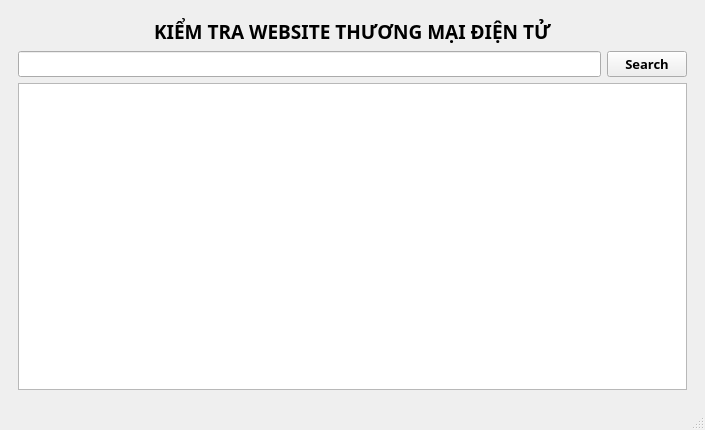
<?xml version="1.0" encoding="UTF-8"?>
<ui version="4.0">
 <class>MainWindow</class>
 <widget class="QMainWindow" name="MainWindow">
  <property name="geometry">
   <rect>
    <x>0</x>
    <y>0</y>
    <width>705</width>
    <height>430</height>
   </rect>
  </property>
  <property name="windowTitle">
   <string>MainWindow</string>
  </property>
  <widget class="QWidget" name="gridlayout">
   <layout class="QGridLayout" name="gridLayout">
    <item row="3" column="0">
     <widget class="QWidget" name="gridWidget" native="true">
      <layout class="QGridLayout" name="gridLayout_2">
       <item row="1" column="0">
        <widget class="QLineEdit" name="txtSearch">
         <property name="font">
          <font>
           <family>Segoe UI Semibold</family>
           <pointsize>10</pointsize>
           <weight>75</weight>
           <bold>true</bold>
          </font>
         </property>
        </widget>
       </item>
       <item row="1" column="1">
        <widget class="QPushButton" name="btnSearch">
         <property name="font">
          <font>
           <family>Segoe UI Semibold</family>
           <pointsize>10</pointsize>
           <weight>75</weight>
           <bold>true</bold>
          </font>
         </property>
         <property name="cursor">
          <cursorShape>PointingHandCursor</cursorShape>
         </property>
         <property name="text">
          <string>Search</string>
         </property>
        </widget>
       </item>
       <item row="0" column="0" colspan="2">
        <widget class="QLabel" name="lbMain">
         <property name="font">
          <font>
           <family>Segoe UI Semibold</family>
           <pointsize>14</pointsize>
           <weight>75</weight>
           <bold>true</bold>
          </font>
         </property>
         <property name="text">
          <string>KIỂM TRA WEBSITE THƯƠNG MẠI ĐIỆN TỬ</string>
         </property>
         <property name="alignment">
          <set>Qt::AlignCenter</set>
         </property>
        </widget>
       </item>
       <item row="2" column="0" colspan="2">
        <widget class="QTextEdit" name="txtResult">
         <property name="enabled">
          <bool>true</bool>
         </property>
         <property name="font">
          <font>
           <family>Segoe UI Semibold</family>
           <pointsize>10</pointsize>
           <weight>75</weight>
           <bold>true</bold>
          </font>
         </property>
        </widget>
       </item>
      </layout>
     </widget>
    </item>
   </layout>
  </widget>
  <widget class="QStatusBar" name="sttBar"/>
 </widget>
 <resources/>
 <connections/>
</ui>
